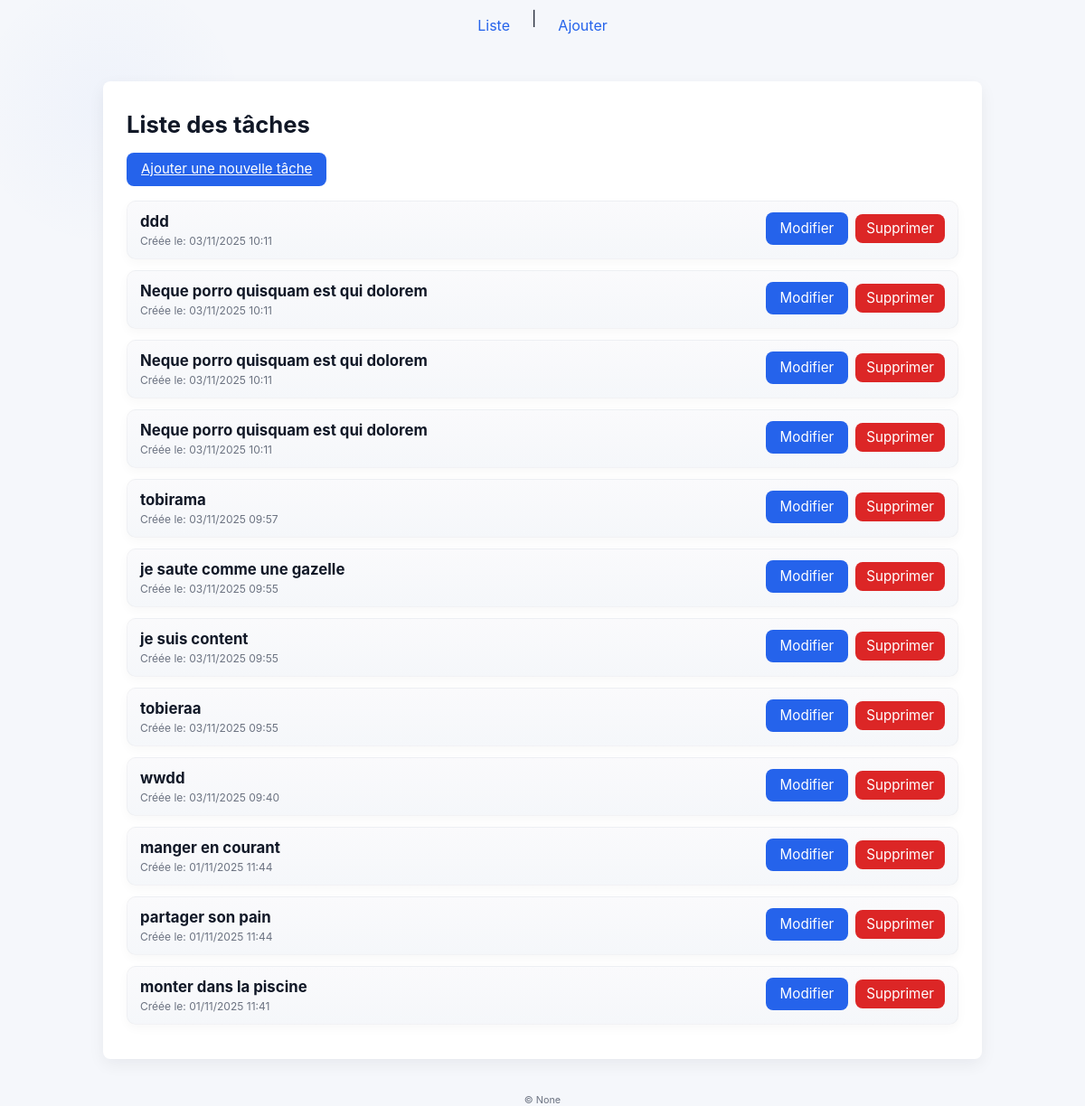
/taches/liste/ (signed in), run on an earlier commit of the app's database.
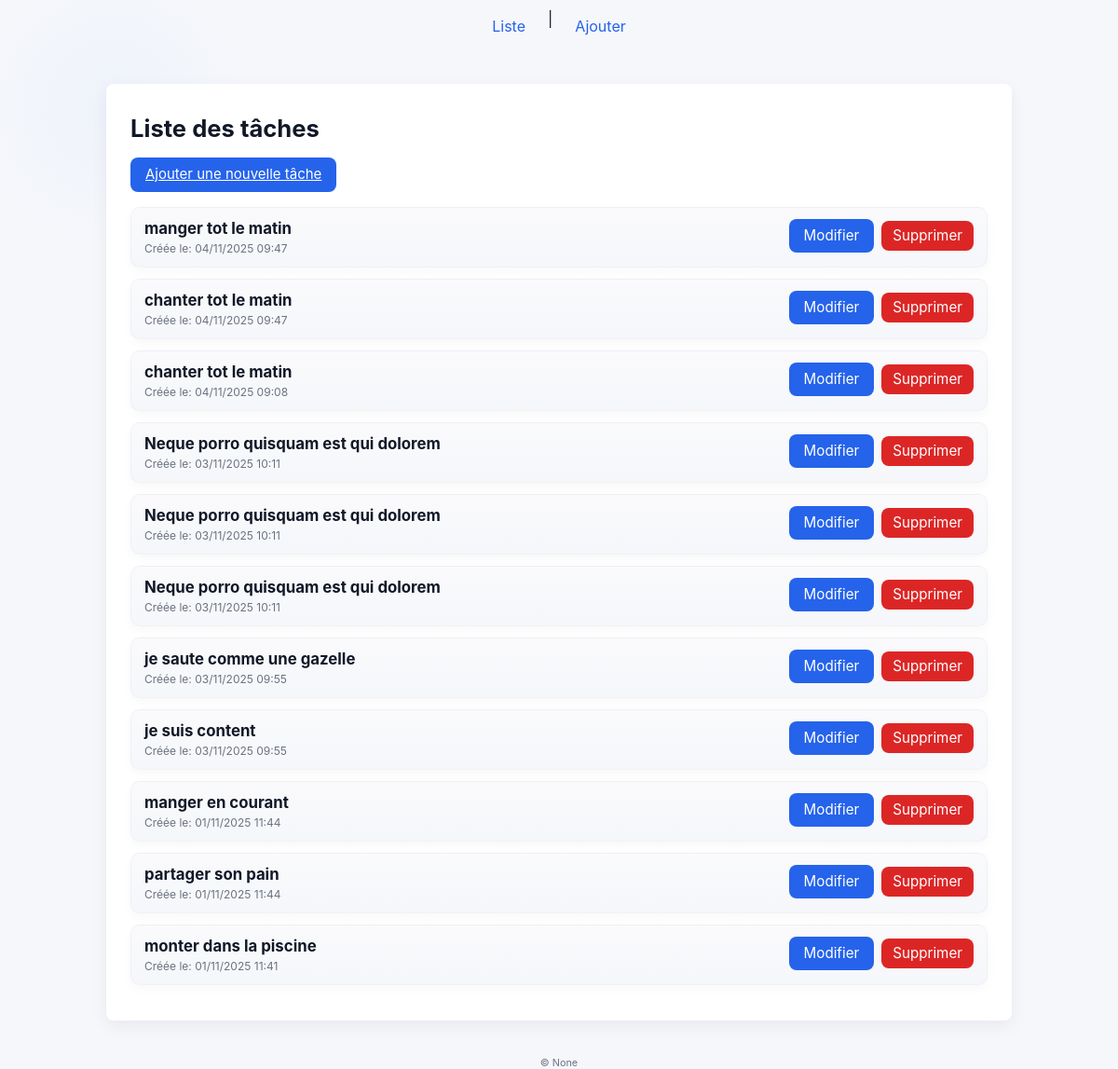
And on a later commit of the database.
### taches/models.py (models this page shows, shortened)
class Tache(models.Model):
	titre = models.CharField(max_length=200)
	description = models.TextField(blank=True)
	cree_le = models.DateTimeField(auto_now_add=True)
	termine = models.BooleanField(default=False)
	owner = models.ForeignKey(settings.AUTH_USER_MODEL, on_delete=models.CASCADE, related_name='taches', null=True, blank=True)

### taches/views.py (the view)
# urls.py: path("liste/", views.tache_list_html, name="liste_html"),
def tache_list_html(request):
    user = getattr(request, "user", None)
    if user and user.is_authenticated:
        if getattr(user, 'is_staff', False) or getattr(user, 'is_superuser', False):
            taches = Tache.objects.all().order_by('-cree_le')
        else:
            taches = Tache.objects.filter(owner=user).order_by('-cree_le')
    else:
        taches = Tache.objects.none()
    return render(request, 'taches/tache_liste.html', {'taches': taches})

### taches/templates/taches/tache_liste.html (shortened to what this page needs)
{% extends "taches/base.html" %}
{% block content %}
	<div class="page-header">
		<h1>Liste des tâches</h1>
		<p><a class="btn" href="{% url 'taches:ajouter' %}">Ajouter une nouvelle tâche</a></p>
	</div>
	{% if taches %}
		<ul>
			{% for t in taches %}
				<li>
					<article class="task-card {% if t.termine %}task-complete{% endif %}" aria-labelledby="tache-{{ t.pk }}">
						<div class="task-body">
							<strong id="tache-{{ t.pk }}">{{ t.titre }}</strong>
							<div class="meta">Créée le: {{ t.cree_le|date:"d/m/Y H:i" }}</div>
						</div>
						<div class="task-actions" role="group" aria-label="Actions pour {{ t.titre }}">
							<a class="btn" href="{% url 'taches:modifier' t.pk %}">Modifier</a>
							<a class="btn btn-danger" href="{% url 'taches:supprimer' t.pk %}">Supprimer</a>
						</div>
					</article>
				</li>
			{% endfor %}
		</ul>
	{% else %}
		<p>Aucune tâche pour l'instant.</p>
	{% endif %}
{% endblock %}

What changed in the data, as far as the page shows it:
removed Tache: titre "ddd", cree_le "03/11/2025 10:11"
removed Tache: titre "tobirama", cree_le "03/11/2025 09:57"
removed Tache: titre "tobieraa", cree_le "03/11/2025 09:55"
removed Tache: titre "wwdd", cree_le "03/11/2025 09:40"
added Tache: titre "manger tot le matin", cree_le "04/11/2025 09:47"
added Tache: titre "chanter tot le matin", cree_le "04/11/2025 09:47"
added Tache: titre "chanter tot le matin", cree_le "04/11/2025 09:08"
